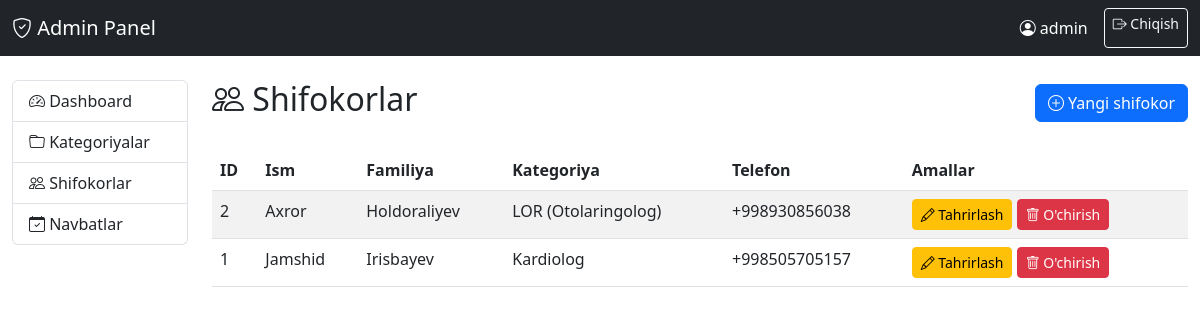
/admin-panel/doctors/ (signed in), run on the app's committed database.
### booking/models.py (models this page shows, shortened)
class Doctor(models.Model):
    first_name = models.CharField(max_length=100, verbose_name="Ism")
    last_name = models.CharField(max_length=100, verbose_name="Familiya")
    category = models.ForeignKey(
        Category,
        on_delete=models.CASCADE,
        related_name="doctors",
        verbose_name="Kategoriya",
    )
    phone = models.CharField(
        max_length=20,
        validators=[
            RegexValidator(
                regex=r"^\+?1?\d{9,15}$",
                message="Telefon raqami to'g'ri formatda bo'lishi kerak.",
            )
        ],
        verbose_name="Telefon raqami",
    )
    created_at = models.DateTimeField(auto_now_add=True)
    updated_at = models.DateTimeField(auto_now=True)
    class Meta:
        verbose_name = "Shifokor"
        verbose_name_plural = "Shifokorlar"
        ordering = ["last_name", "first_name"]

class Category(models.Model):
    name = models.CharField(max_length=200, verbose_name="Kategoriya nomi")
    description = models.TextField(blank=True, verbose_name="Tavsif")
    created_at = models.DateTimeField(auto_now_add=True)
    updated_at = models.DateTimeField(auto_now=True)
    class Meta:
        verbose_name = "Kategoriya"
        verbose_name_plural = "Kategoriyalar"
        ordering = ["name"]

### admin_panel/views.py (the view)
# urls.py: path('doctors/', views.admin_doctors, name='doctors'),
@admin_required
def admin_doctors(request):
    doctors = Doctor.objects.select_related('category').all()
    if request.method == 'POST':
        if 'delete' in request.POST:
            doctor_id = request.POST.get('doctor_id')
            doctor = get_object_or_404(Doctor, id=doctor_id)
            doctor.delete()
            return redirect('admin_panel:doctors')
    return render(request, 'admin_panel/doctors.html', {
        'doctors': doctors
    })

### admin_panel/templates/admin_panel/doctors.html (shortened to what this page needs)
{% extends 'admin_panel/base.html' %}
{% block content %}
<div class="d-flex justify-content-between align-items-center mb-4">
    <h2><i class="bi bi-people"></i> Shifokorlar</h2>
    <a href="{% url 'admin_panel:doctor_add' %}" class="btn btn-primary">
        <i class="bi bi-plus-circle"></i> Yangi shifokor
    </a>
</div>
{% if doctors %}
    <div class="table-responsive">
        <table class="table table-striped">
            <thead>
                <tr>
                    <th>ID</th>
                    <th>Ism</th>
                    <th>Familiya</th>
                    <th>Kategoriya</th>
                    <th>Telefon</th>
                    <th>Amallar</th>
                </tr>
            </thead>
            <tbody>
                {% for doctor in doctors %}
                    <tr>
                        <td>{{ doctor.id }}</td>
                        <td>{{ doctor.first_name }}</td>
                        <td>{{ doctor.last_name }}</td>
                        <td>{{ doctor.category.name }}</td>
                        <td>{{ doctor.phone }}</td>
                        <td>
                            <a href="{% url 'admin_panel:doctor_edit' doctor.id %}" class="btn btn-sm btn-warning">
                                <i class="bi bi-pencil"></i> Tahrirlash
                            </a>
                            <form method="post" style="display: inline;" onsubmit="return confirm('Shifokorni o\'chirishni tasdiqlaysizmi?');">
                                <button type="submit" name="delete" class="btn btn-sm btn-danger">
                                    <i class="bi bi-trash"></i> O'chirish
                                </button>
                            </form>
                        </td>
                    </tr>
                {% endfor %}
            </tbody>
        </table>
    </div>
{% else %}
    <div class="alert alert-info">
        <i class="bi bi-info-circle"></i> Hozircha shifokorlar mavjud emas.
        <a href="{% url 'admin_panel:doctor_add' %}">Birinchi shifokorni qo'shing</a>
    </div>
{% endif %}
{% endblock %}

### admin_panel/templates/admin_panel/base.html (shortened to what this page needs)
<!DOCTYPE html>
<html lang="uz">
<head>
    <link href="https://cdn.jsdelivr.net/npm/bootstrap@5.3.0/dist/css/bootstrap.min.css" rel="stylesheet">
    <link rel="stylesheet" href="https://cdn.jsdelivr.net/npm/bootstrap-icons@1.11.0/font/bootstrap-icons.css">
</head>
<body>
    <nav class="navbar navbar-expand-lg navbar-dark bg-dark">
        <div class="container-fluid">
            <a class="navbar-brand" href="{% url 'admin_panel:dashboard' %}">
                <i class="bi bi-shield-check"></i> Admin Panel
            </a>
            <div class="navbar-nav ms-auto">
                <span class="navbar-text text-white me-3">
                    <i class="bi bi-person-circle"></i> {{ user.username }}
                </span>
                <a class="btn btn-outline-light btn-sm" href="{% url 'admin_panel:logout' %}">
                    <i class="bi bi-box-arrow-right"></i> Chiqish
                </a>
            </div>
        </div>
    </nav>
    <div class="container-fluid mt-4">
        <div class="row">
            <div class="col-md-2">
                <div class="list-group">
                    <a href="{% url 'admin_panel:dashboard' %}" class="list-group-item list-group-item-action">
                        <i class="bi bi-speedometer2"></i> Dashboard
                    </a>
                    <a href="{% url 'admin_panel:categories' %}" class="list-group-item list-group-item-action">
                        <i class="bi bi-folder"></i> Kategoriyalar
                    </a>
                    <a href="{% url 'admin_panel:doctors' %}" class="list-group-item list-group-item-action">
                        <i class="bi bi-people"></i> Shifokorlar
                    </a>
                    <a href="{% url 'admin_panel:appointments' %}" class="list-group-item list-group-item-action">
                        <i class="bi bi-calendar-check"></i> Navbatlar
                    </a>
                </div>
            </div>
            <div class="col-md-10">
                {% block content %}{% endblock %}
            </div>
        </div>
    </div>
</body>
</html>

### data on the page
Doctor: id "2", first_name "Axror", last_name "Holdoraliyev", category.name "LOR (Otolaringolog)", phone "+998930856038"
Doctor: id "1", first_name "Jamshid", last_name "Irisbayev", category.name "Kardiolog", phone "+998505705157"

### other printed values
{{ user.username }} "admin"
